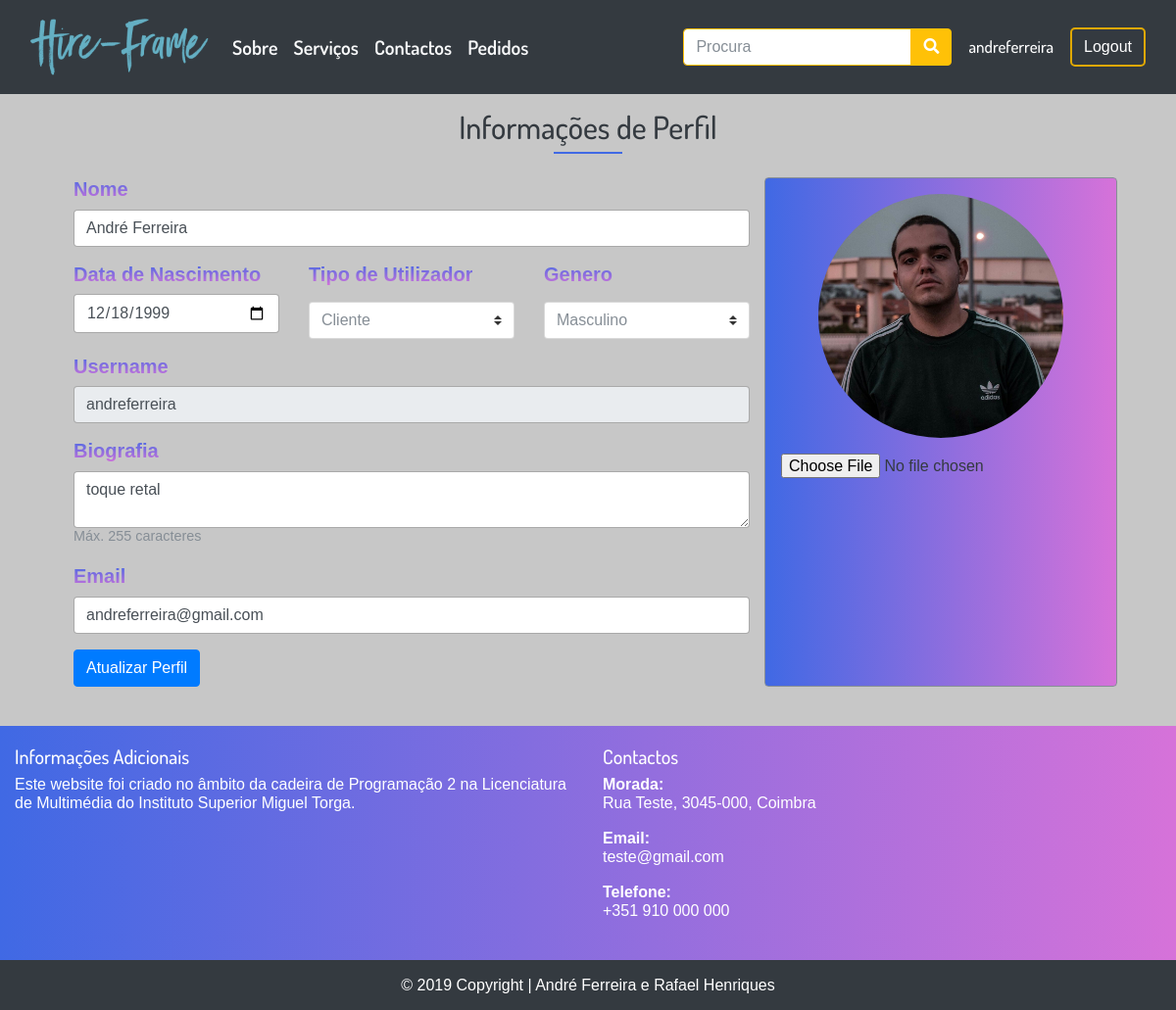
The app's page /index.php?op=usersettings (signed in) with its own data.
### tables this page shows
CREATE TABLE IF NOT EXISTS `utilizador` (
  `id_utilizador` int(11) NOT NULL AUTO_INCREMENT,
  `username` varchar(15) NOT NULL,
  `nome` varchar(150) NOT NULL,
  `id_genero` int(11) NOT NULL,
  `email` varchar(100) NOT NULL,
  `data_nascimento` date NOT NULL,
  `data` datetime NOT NULL DEFAULT CURRENT_TIMESTAMP ON UPDATE CURRENT_TIMESTAMP,
  `pass` varchar(20) NOT NULL,
  `tipo_utilizador` int(11) NOT NULL,
  `biografia` varchar(255) DEFAULT NULL,
  `imagem` varchar(255) DEFAULT NULL,
  PRIMARY KEY (`id_utilizador`),
  UNIQUE KEY `id_area` (`id_utilizador`),
  KEY `fk_id_tipo_tipo_utilizador` (`tipo_utilizador`),
  KEY `fk_id_genero_genero_utilizador` (`id_genero`)
);

CREATE TABLE IF NOT EXISTS `tipo_utilizador` (
  `id_tipo` int(11) NOT NULL,
  `nome_tipo` varchar(255) NOT NULL,
  PRIMARY KEY (`id_tipo`)
);

CREATE TABLE IF NOT EXISTS `genero_utilizador` (
  `id_genero` int(11) NOT NULL,
  `genero` varchar(255) NOT NULL,
  PRIMARY KEY (`id_genero`)
);

### inc/user_settings.inc.php (the view, shortened to what this page needs)
<div class="container">
  <div class="container-fluid py-3 justify-content-center">
<?php
if(isset($_SESSION['username'],$_SESSION['id_utilizador'])){
require("db_projetofinal.php");
$id = $_SESSION["id_utilizador"];
$dados = $db->query("SELECT * FROM utilizador
JOIN genero_utilizador ON utilizador.id_genero = genero_utilizador.id_genero
JOIN tipo_utilizador ON utilizador.tipo_utilizador = tipo_utilizador.id_tipo
WHERE utilizador.id_utilizador = '$id'");
echo '<header class="col-md-12 mb-4">
<h2 class="text-center text-dark">Informações de Perfil</h2>
<span class="underline mb-3"></span>
</header>';
foreach ($dados as $linha) {
 echo   '
    <div class="container">
      <form method="post" action="inc/upload.inc.php" enctype="multipart/form-data">
      <div class="row justify-content-center">
        <div class="col-md-8">
          <div class="row">
          <div class="col-md-12 mb-3">
            <label class="grad-txt f-20 font-weight-bold" for="name">Nome</label>
            <input type="text" class="form-control" id="name" name="nome" aria-describedby="nameHelp" value="'.$linha['nome'].'">
          </div>
          <div class="col-md-4 mb-3">
            <label class="grad-txt f-20 font-weight-bold" for="nascimento">Data de Nascimento</label>
            <input type="date" class="form-control" id="nascimento" name="nascimento" aria-describedby="nascimentoHelp" value="'.$linha['data_nascimento'].'">
          </div>
          <div class="col-md-4 mb-3">
            <label class="grad-txt f-20 font-weight-bold" for="tipo_utilizador">Tipo de Utilizador</label>
            <select class="custom-select mt-2 text-secondary w-100 align-content-left" id="inputGroupSelect01" name="tipo_utilizador" required>
            <option class="bg-dark" value="'.$linha['id_tipo'].'" selected>'.$linha['nome_tipo'].'</option>';
           echo '</select>
            </div>
            <div class="col-md-4 mb-3">
            <label class="grad-txt f-20 font-weight-bold" for="genero">Genero</label>
            <select class="custom-select mt-2 text-secondary w-100 align-content-left" id="inputGroupSelect02" name="genero" required>
            <option class="bg-dark" value="'.$linha['id_genero'].'" selected>'.$linha['genero'].'</option>';
            echo  '
            </select>
          </div>
          <div class="col-md-12 mb-3">
            <label class="grad-txt f-20 font-weight-bold" for="user">Username</label>
            <input type="text" class="form-control" id="user" aria-describedby="userHelp" value="'.$linha['username'].'" disabled>
          </div>
          <div class="col-md-12 mb-1">
            <label class="grad-txt f-20 font-weight-bold" for="biografia">Biografia</label>
            <textarea type="text" class="form-control" id="biografia" maxlength="255" name="biografia" aria-describedby="biografiaHelp">'.$linha['biografia'].'</textarea>
            <p class="figure-caption">Máx. 255 caracteres</p>
          </div>
          <div class="col-md-12 mb-3">
            <label class="grad-txt f-20 font-weight-bold" for="email">Email</label>
            <input type="text" class="form-control" id="email" name="email" aria-describedby="emailHelp" value="'.$linha['email'].'">
          </div>
          <div class="col-md-12">
            <button type="submit" name="submitimg" class="btn btn-primary ml-auto">Atualizar Perfil</button>
          </div>
          </div>
        </div>
        <div class="col-md-4 text-center bg-light rounded p-3 border border-secondary grad">
            <img src="'.$linha["imagem"].'" class="rounded-circle" width="250px">
            <input type="file" name="imagemperfil" class="form-control-file my-3 text-dark" accept="image/x-png,image/jpeg"/>
        </div>
        <hr>
        </form>
      </div>
    </div>';
}
?>
  </div>
<?php
 } else {
header("location:index.php?op=login");
}
?>

### css/costum.css (style rules this page uses)
* { margin: 0; padding: 0; font-size: 100%; border: none; outline: none; line-height: 1.22; color: #fff; box-sizing: border-box; font-family: 'Dosis', sans-serif; }
body { background-repeat: no-repeat; background-position: center center; background-attachment: fixed; background-color: #c7c7c7; }
.grad { background-image: linear-gradient(to right, #4069E4 , #D672D9); }
.grad-txt { background: -webkit-linear-gradient(#4069E4 , #D672D9); -webkit-background-clip: text; -webkit-text-fill-color: transparent; }
.underline { content: ''; border-top: 2px solid #4069E4; width: 70px; display: block; margin-bottom: 8px; margin: 0 auto; }
.f-20 { font-size: 20px; }

### records on screen
utilizador: nome "André Ferreira", nascimento "12/18/1999", tipo_utilizador "Cliente", genero "Masculino", username "andreferreira", biografia "toque retal", email "andreferreira@gmail.com", imagem (picture)

### other values on screen
$_SESSION["username"] "andreferreira"
